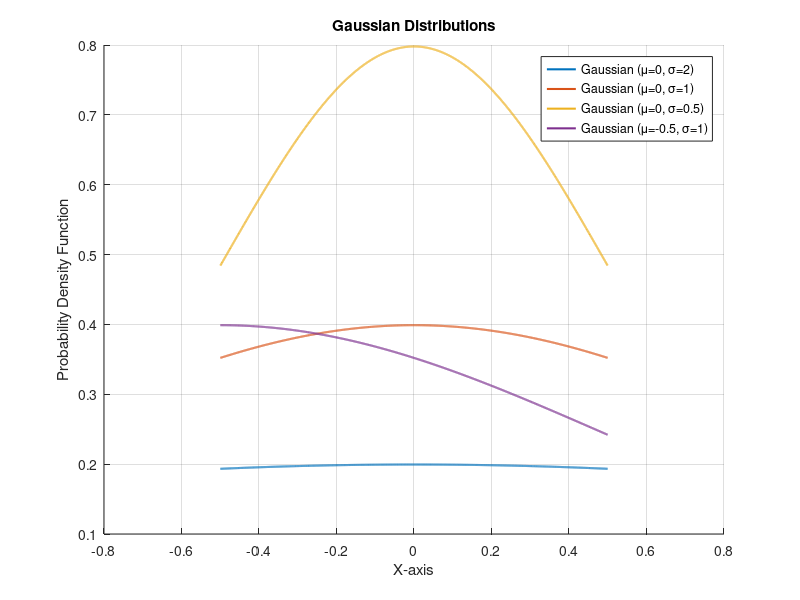

Here is the MATLAB script that generated this plot:
clc
clear all
close all

mu = 0;
x = rand(1, 5000) - 0.5;
x = sort(x);
sigma = 2;

eqn = (1/(sqrt(2*pi*sigma^2))) * exp(-(mu - x).^2/(2*sigma^2));
hold on;
plot(x, eqn, 'LineWidth', 1.5, 'DisplayName', 'Gaussian (\mu=0, \sigma=2)');

sigma2 = 1;
mu2 = 0;
eqn2 = (1/(sqrt(2*pi*sigma2^2))) * exp(-(mu2 - x).^2/(2*sigma2^2));
hold on;
plot(x, eqn2, 'LineWidth', 1.5, 'DisplayName', 'Gaussian (\mu=0, \sigma=1)');

sigma3 = 0.5;
mu3 = 0;
eqn3 = (1/(sqrt(2*pi*sigma3^2))) * exp(-(mu3 - x).^2/(2*sigma3^2));
plot(x, eqn3, 'LineWidth', 1.5, 'DisplayName', 'Gaussian (\mu=0, \sigma=0.5)');

sigma4 = 1;
mu4 = -0.5;
eqn4 = (1/(sqrt(2*pi*sigma4^2))) * exp(-(mu4 - x).^2/(2*sigma4^2));
yy = normpdf(x, eqn4);

plot(x, eqn4, 'LineWidth', 1.5, 'DisplayName', 'Gaussian (\mu=-0.5, \sigma=1)');

xlabel('X-axis');
ylabel('Probability Density Function');
title('Gaussian Distributions');
legend('show');
grid on;